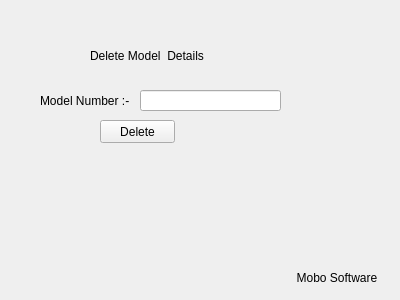
<?xml version="1.0" encoding="UTF-8"?>
<ui version="4.0">
 <class>Frame</class>
 <widget class="QFrame" name="Frame">
  <property name="geometry">
   <rect>
    <x>0</x>
    <y>0</y>
    <width>400</width>
    <height>300</height>
   </rect>
  </property>
  <property name="windowTitle">
   <string>Frame</string>
  </property>
  <property name="styleSheet">
   <string notr="true">QWidget#Frame{background-color: rgb(137, 101, 255);}
font: 12pt &quot;Kristen ITC&quot;;
</string>
  </property>
  <widget class="QLabel" name="label">
   <property name="geometry">
    <rect>
     <x>40</x>
     <y>80</y>
     <width>101</width>
     <height>41</height>
    </rect>
   </property>
   <property name="styleSheet">
    <string notr="true">font: 10pt &quot;MS Shell Dlg 2&quot;;</string>
   </property>
   <property name="text">
    <string>Model Number :-</string>
   </property>
  </widget>
  <widget class="QLineEdit" name="txtnum">
   <property name="geometry">
    <rect>
     <x>140</x>
     <y>90</y>
     <width>141</width>
     <height>21</height>
    </rect>
   </property>
  </widget>
  <widget class="QPushButton" name="btndelete">
   <property name="geometry">
    <rect>
     <x>100</x>
     <y>120</y>
     <width>75</width>
     <height>23</height>
    </rect>
   </property>
   <property name="text">
    <string>Delete</string>
   </property>
  </widget>
  <widget class="QLabel" name="label_2">
   <property name="geometry">
    <rect>
     <x>90</x>
     <y>40</y>
     <width>241</width>
     <height>31</height>
    </rect>
   </property>
   <property name="styleSheet">
    <string notr="true">font: 16pt &quot;Algerian&quot;;</string>
   </property>
   <property name="text">
    <string>Delete Model  Details</string>
   </property>
  </widget>
  <widget class="QLabel" name="label_3">
   <property name="geometry">
    <rect>
     <x>280</x>
     <y>262</y>
     <width>121</width>
     <height>31</height>
    </rect>
   </property>
   <property name="styleSheet">
    <string notr="true">font: 10pt &quot;MS Shell Dlg 2&quot;;</string>
   </property>
   <property name="text">
    <string>     Mobo Software</string>
   </property>
  </widget>
 </widget>
 <resources/>
 <connections/>
</ui>
